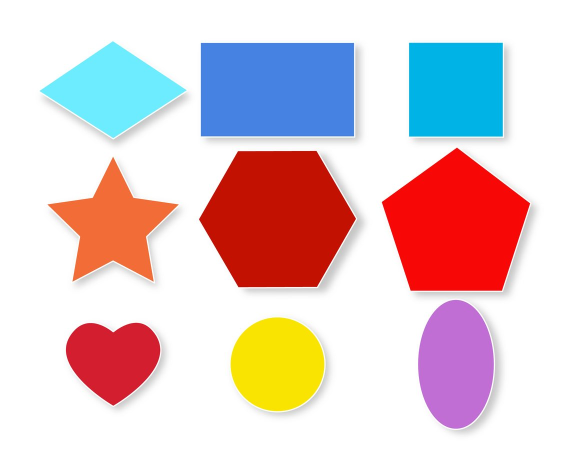
#> input picture python/opencv/fig/shapes.jpg, 1136 x 936 px, given in place of the camera (shown at 1/2 size)
$ python color_detection.py
#> lines starting #> are read from the running program, lines starting #| are printed output that depends on the picture; after the words box and inside, x2 and y2 are one past the last pixel; in counts of white or black regions, pixels touching at a corner belong together
import cv2
import numpy as np
import time
def createTrackBarWindow():
	#create empty window
	cv2.namedWindow("TrackBars")
	#resize window
	cv2.resizeWindow("TrackBars",540,240)
	#create sliders to set Hue, Saturation, Value
	cv2.createTrackbar("Hue min","TrackBars", 0  ,179,onChange)
#> slider 'Hue min' is set to 35
	cv2.createTrackbar("Hue max","TrackBars", 179,179,onChange)
	cv2.createTrackbar("Sat min","TrackBars", 0  ,255,onChange)
#> slider 'Sat min' is set to 51
	cv2.createTrackbar("Sat max","TrackBars", 255,255,onChange)
	cv2.createTrackbar("Val min","TrackBars", 0  ,255,onChange)
#> slider 'Val min' is set to 51
	cv2.createTrackbar("Val max","TrackBars", 255,255,onChange)


def onChange(a):
	pass

def getTrackbarValues():
	hue_min = cv2.getTrackbarPos("Hue min","TrackBars")
	hue_max = cv2.getTrackbarPos("Hue max","TrackBars")
	sat_min = cv2.getTrackbarPos("Sat min","TrackBars")
	sat_max = cv2.getTrackbarPos("Sat max","TrackBars")
	val_min = cv2.getTrackbarPos("Val min","TrackBars")
	val_max = cv2.getTrackbarPos("Val max","TrackBars")
	return [hue_min,hue_max,sat_min,sat_max,val_min,val_max]

def main():
	#load image
	#img =  cv2.imread("fig/fig8.jpg")
	#img = cv2.resize(img,(int(img.shape[1]/4),int(img.shape[0]/4)))
	videoWebcam = cv2.VideoCapture(0)
	videoWebcam.set(3, 640) #height
	videoWebcam.set(4, 480) #width
	videoWebcam.set(10,10) #brigthness
	#create trackbar
	createTrackBarWindow()

	#show image
	while True:
		success,frame = videoWebcam.read()
#> frame is the input picture: shape (936, 1136, 3); mean B, G, R 204.3, 202, 223.4
		#convert to HSV color space
		imgHSV = cv2.cvtColor(frame, cv2.COLOR_BGR2HSV)
#> imgHSV: shape (936, 1136, 3); mean H, S, V 26.5, 71, 244
		[hue_min,hue_max,sat_min,sat_max,val_min,val_max] = getTrackbarValues()
		#set color bounds
		lower = np.array([hue_min,sat_min,val_min])
		upper = np.array([hue_max,sat_max,val_max])
		#create mask
		mask  = cv2.inRange(imgHSV,lower,upper)
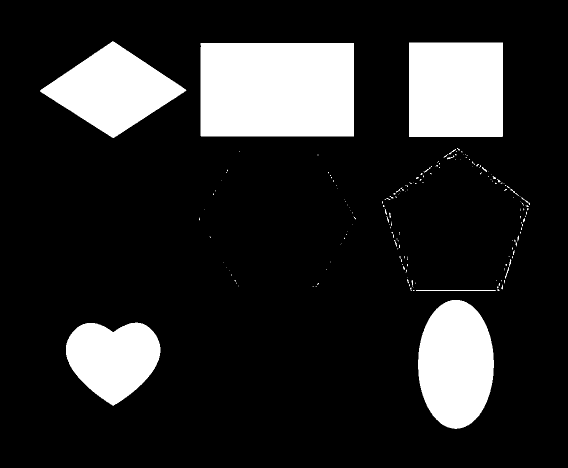
#> mask: shape (936, 1136) (shown at 1/2 size); 16.6% white; 180 white regions (153 under 20 px), largest, box (x1, y1, x2, y2) and area: (401, 86, 708, 273) 57405, (818, 85, 1006, 274) 35531, (836, 600, 988, 858) 30665
		#apply mask to the original image (AND) operation
		imgResult = cv2.bitwise_and(frame,frame, mask=mask)
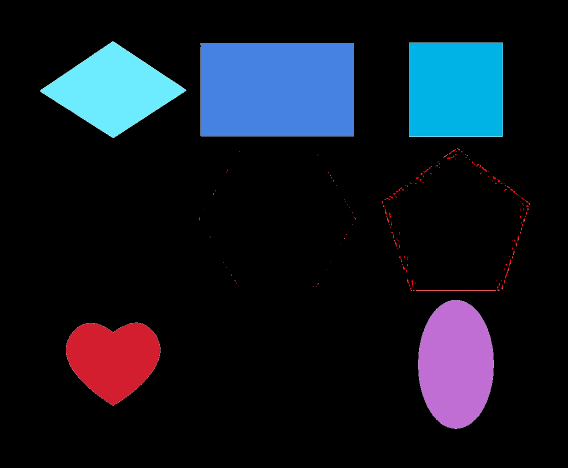
#> imgResult: shape (936, 1136, 3) (shown at 1/2 size); mean B, G, R 33.9, 23.4, 17.3
		#show image
		cv2.imshow("image HSV", imgResult)
		cv2.waitKey(100)


main()
